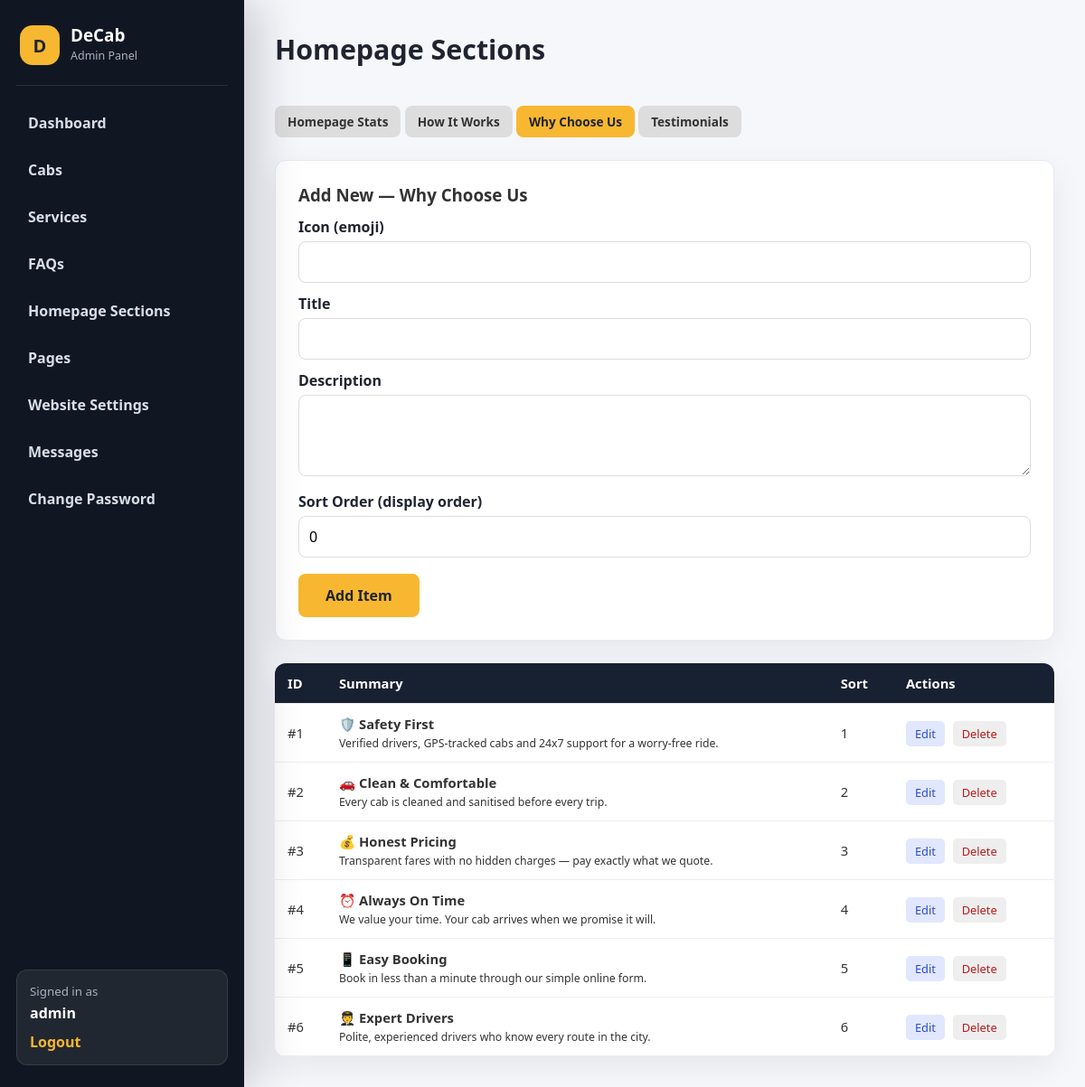
Page /admin/sections.php?tab=features (signed in) on the committed database.
### tables this page shows
CREATE TABLE IF NOT EXISTS features (
    id INT AUTO_INCREMENT PRIMARY KEY,
    icon VARCHAR(10) DEFAULT '⭐',
    title VARCHAR(100) NOT NULL,
    description TEXT,
    sort INT DEFAULT 0
);

### includes/functions.php (called while the page is built, shortened)
<?php
function e($str) {
    return htmlspecialchars((string)$str, ENT_QUOTES, 'UTF-8');
}
function csrfToken() {
    return $_SESSION['csrf_token'];
}
function csrfQuery() {
    return 'csrf_token=' . urlencode(csrfToken());
}
function getContent($pdo, $table) {
    $allowed = ['stats', 'steps', 'features', 'testimonials'];
    return $pdo->query("SELECT * FROM $table ORDER BY sort, id")->fetchAll();
}

### admin/sections.php (the view, shortened to what this page needs)
<?php
require_once __DIR__ . '/../includes/config.php';
$tabs = [
    'stats' => [
        'title' => 'Homepage Stats',
        'table' => 'stats',
        'fields' => ['svalue' => 'text', 'label' => 'text'],
        'labels' => ['svalue' => 'Value (e.g. 12,000+)', 'label' => 'Label (e.g. Rides Completed)'],
    ],
    'steps' => [
        'title' => 'How It Works',
        'table' => 'steps',
        'fields' => ['step_no' => 'number', 'title' => 'text', 'description' => 'textarea'],
        'labels' => ['step_no' => 'Step Number', 'title' => 'Step Title', 'description' => 'Description'],
    ],
    'features' => [
        'title' => 'Why Choose Us',
        'table' => 'features',
        'fields' => ['icon' => 'text', 'title' => 'text', 'description' => 'textarea'],
        'labels' => ['icon' => 'Icon (emoji)', 'title' => 'Title', 'description' => 'Description'],
    ],
    'testimonials' => [
        'title' => 'Testimonials',
        'table' => 'testimonials',
        'fields' => ['name' => 'text', 'city' => 'text', 'rating' => 'number', 'review' => 'textarea'],
        'labels' => ['name' => 'Customer Name', 'city' => 'City', 'rating' => 'Rating (1-5)', 'review' => 'Review'],
    ],
];
$tab = $_GET['tab'] ?? 'stats';
$cfg = $tabs[$tab];
$table = $cfg['table'];
$editing = null;
$items = getContent($pdo, $table);
?>
<!DOCTYPE html>
<html lang="en">
<head>
<link rel="stylesheet" href="../assets/css/style.css">
</head>
<body>
<?php require __DIR__ . '/../includes/admin-header.php'; ?>
<div class="container" style="max-width:960px;">
    <h2 class="section-title">Homepage Sections</h2>
    <p>
        <?php foreach ($tabs as $key => $t): ?>
        <a class="btn" style="padding:8px 14px;font-size:.85rem;<?= $key === $tab ? '' : 'background:#ddd;color:#333;' ?>" href="sections.php?tab=<?= e($key) ?>"><?= e($t['title']) ?></a>
        <?php endforeach; ?>
    </p>
    <div class="card" style="margin:25px 0;">
        <h3><?= $editing ? 'Edit Item #' . (int)$editing['id'] : 'Add New — ' . e($cfg['title']) ?></h3>
        <form method="post">
            <?php foreach ($cfg['fields'] as $field => $type): ?>
            <label><?= e($cfg['labels'][$field]) ?></label>
            <?php if ($type === 'textarea'): ?>
            <textarea name="<?= e($field) ?>" rows="3" style="width:100%;padding:11px;border:1px solid #ddd;border-radius:8px;font-size:1rem;font-family:inherit;"><?= e($editing[$field] ?? '') ?></textarea>
            <?php else: ?>
            <input type="<?= $type === 'number' ? 'number' : 'text' ?>" name="<?= e($field) ?>" value="<?= e($editing[$field] ?? '') ?>" <?= $field !== 'city' && $field !== 'icon' ? 'required' : '' ?>>
            <?php endif; ?>
            <?php endforeach; ?>
            <label>Sort Order (display order)</label>
            <input type="number" name="sort" value="<?= (int)($editing['sort'] ?? 0) ?>">
            <button type="submit" class="btn"><?= $editing ? 'Save Changes' : 'Add Item' ?></button>
        </form>
    </div>
    <table class="admin-table">
        <tr><th>ID</th><th>Summary</th><th>Sort</th><th>Actions</th></tr>
        <?php foreach ($items as $it): ?>
        <tr>
            <td>#<?= (int)$it['id'] ?></td>
            <td>
                <?php if (!empty($it['icon'])): ?><?= e($it['icon']) ?> <?php endif; ?>
                <b><?= e($it['title'] ?? $it['name'] ?? $it['label'] ?? '') ?></b>
                <br><small><?= e($it['description'] ?? $it['review'] ?? '') ?></small>
            </td>
            <td><?= (int)$it['sort'] ?></td>
            <td class="actions">
                <a class="complete" href="sections.php?tab=<?= e($tab) ?>&edit=<?= (int)$it['id'] ?>">Edit</a>
                <a class="delete" href="sections.php?tab=<?= e($tab) ?>&delete=<?= (int)$it['id'] ?>&<?= csrfQuery() ?>" onclick="return confirm('Delete this item?')">Delete</a>
            </td>
        </tr>
        <?php endforeach; ?>
    </table>
</div>
</body>
</html>

### includes/admin-header.php
<?php
$unread = (int)$pdo->query('SELECT COUNT(*) FROM contact_messages WHERE is_read = 0')->fetchColumn();
?>
<aside class="admin-header">
    <div class="admin-brand">
        <span class="admin-mark">D</span>
        <div>
            <b>DeCab</b>
            <small>Admin Panel</small>
        </div>
    </div>
    <nav class="admin-nav">
        <a href="index.php"><span>Dashboard</span></a>
        <a href="cabs.php"><span>Cabs</span></a>
        <a href="services.php"><span>Services</span></a>
        <a href="faqs.php"><span>FAQs</span></a>
        <a href="sections.php"><span>Homepage Sections</span></a>
        <a href="pages.php"><span>Pages</span></a>
        <a href="settings.php"><span>Website Settings</span></a>
        <a href="messages.php"><span>Messages</span><?= $unread ? ' <span class="badge busy">' . $unread . '</span>' : '' ?></a>
        <a href="change-password.php"><span>Change Password</span></a>
    </nav>
    <div class="admin-user">
        <small>Signed in as</small>
        <b><?= e($_SESSION['admin_name']) ?></b>
        <a href="logout.php">Logout</a>
    </div>
</aside>

### assets/css/style.css (style rules this page uses)
:root { --primary: #f7b731; --dark: #1f2430; --light: #f6f7fb; --accent: #2f80ed; }
* { margin: 0; padding: 0; box-sizing: border-box; font-family: 'Segoe UI', Arial, sans-serif; }
body { background: var(--light); color: #333; }
.admin-header { position: fixed; inset: 0 auto 0 0; width: 270px; background: #111722; color: #fff; z-index: 30; padding: 24px 18px; display: flex; flex-direction: column; box-shadow: 18px 0 45px rgba(16,24,40,.18); }
.admin-brand { display: flex; align-items: center; gap: 12px; padding: 4px 4px 22px; border-bottom: 1px solid rgba(255,255,255,.1); margin-bottom: 18px; }
.admin-mark { width: 44px; height: 44px; border-radius: 14px; background: var(--primary); color: var(--dark); display: inline-flex; align-items: center; justify-content: center; font-weight: 900; font-size: 1.25rem; }
.admin-brand b { display: block; font-size: 1.18rem; line-height: 1; }
.admin-brand small { color: #aab2c0; display: block; font-size: .78rem; margin-top: 5px; }
.admin-nav { display: grid; gap: 6px; }
.admin-nav a { color: #d9dee8; text-decoration: none; border-radius: 10px; padding: 12px 13px; display: flex; justify-content: space-between; align-items: center; font-weight: 700; }
.admin-user { margin-top: auto; background: rgba(255,255,255,.07); border: 1px solid rgba(255,255,255,.1); border-radius: 12px; padding: 14px; }
.admin-user small { color: #aab2c0; display: block; margin-bottom: 4px; }
.admin-user b { display: block; margin-bottom: 10px; }
.admin-user a { color: var(--primary); font-weight: 800; text-decoration: none; }
.container { max-width: 1100px; margin: 0 auto; padding: 40px 20px; }
h2.section-title { text-align: center; margin-bottom: 30px; color: var(--dark); }
.card { background: #fff; border-radius: 12px; padding: 25px; box-shadow: 0 4px 14px rgba(0,0,0,.07); }
label { display: block; margin: 12px 0 5px; font-weight: 600; color: var(--dark); }
input, select, textarea { width: 100%; padding: 11px; border: 1px solid #ddd; border-radius: 8px; font-size: 1rem; font-family: inherit; }
.btn { display: inline-block; background: var(--primary); color: var(--dark); border: none; padding: 13px 30px; font-size: 1rem; font-weight: bold; border-radius: 8px; cursor: pointer; margin-top: 18px; text-decoration: none; }
.admin-header + .container { margin-left: 270px; max-width: none; padding: 34px; }
.admin-header + .container .section-title { text-align: left; font-size: 1.9rem; margin-bottom: 24px; }
.admin-header + .container .card { border: 1px solid #e6ebf2; box-shadow: 0 12px 34px rgba(16,24,40,.07); }
.admin-table { width: 100%; border-collapse: collapse; background: #fff; border-radius: 12px; overflow: hidden; box-shadow: 0 12px 34px rgba(16,24,40,.07); }
.admin-table th, .admin-table td { padding: 12px 14px; text-align: left; border-bottom: 1px solid #eee; font-size: .92rem; }
.admin-table th { background: #182132; color: #fff; }
.actions a { text-decoration: none; padding: 5px 10px; border-radius: 5px; font-size: .8rem; margin-right: 5px; }
.actions .complete { background: #e0e7ff; color: #2f4bcc; }
.actions .delete { background: #eee; color: #b71c1c; }

### rows in the picture
features: id "1", icon "🛡️", title "Safety First", description "Verified drivers, GPS-tracked cabs and 24x7 support for a worry-free ride.", sort "1"
features: id "2", icon "🚗", title "Clean & Comfortable", description "Every cab is cleaned and sanitised before every trip.", sort "2"
features: id "3", icon "💰", title "Honest Pricing", description "Transparent fares with no hidden charges — pay exactly what we quote.", sort "3"
features: id "4", icon "⏰", title "Always On Time", description "We value your time. Your cab arrives when we promise it will.", sort "4"
features: id "5", icon "📱", title "Easy Booking", description "Book in less than a minute through our simple online form.", sort "5"
features: id "6", icon "🧑‍✈️", title "Expert Drivers", description "Polite, experienced drivers who know every route in the city.", sort "6"

### other values in the picture
$_SESSION['admin_name'] "admin"
$t['title'] "Homepage Stats"
$t['title'] "How It Works"
$t['title'] "Why Choose Us"
$t['title'] "Testimonials"
$cfg['title'] "Why Choose Us"
$cfg['labels'][$field] "Icon (emoji)"
$cfg['labels'][$field] "Title"
$cfg['labels'][$field] "Description"
